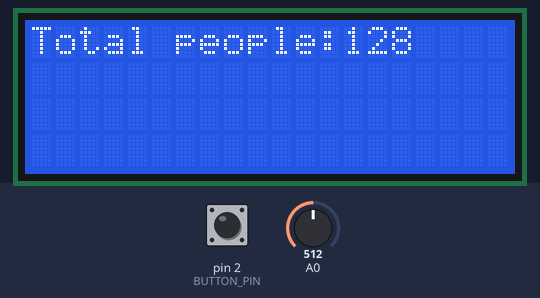
This sketch was run on a simulated Arduino Uno, built with avr-gcc and run on an emulated ATmega328P. On the bench: 20×4 character LCD. The test bench sets the inputs (shaded band); at power-on: pin 2 (BUTTON_PIN) HIGH, A0 = 512.

Above: at 1.2 s.
1.3 s: pin 2 (BUTTON_PIN) pulled LOW for 0.15 s
At 2.8 s:
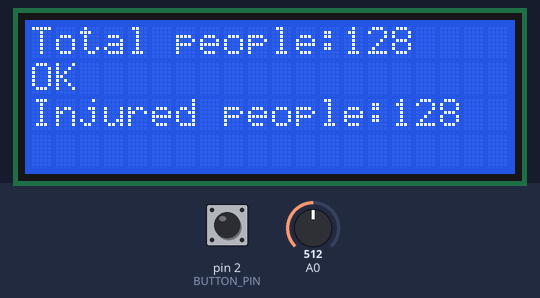
3.2 s: pin 2 (BUTTON_PIN) pulled LOW for 1 s
At 4.8 s:
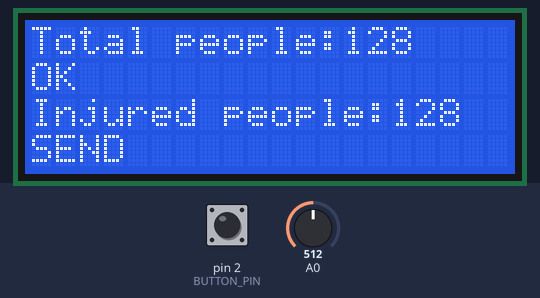
5.8 s: A0 set to 716
At 7.2 s:
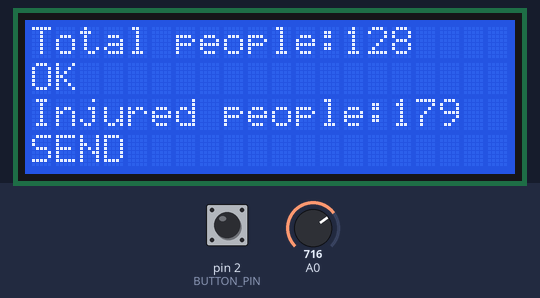
7.6 s: A0 set to 900
At 8.6 s:
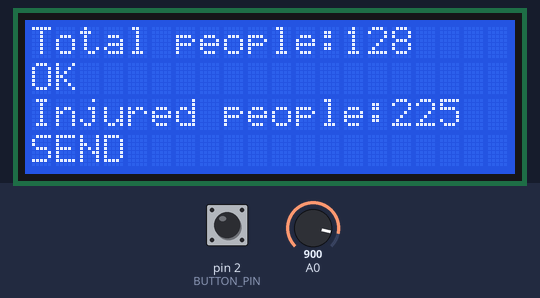
9.4 s: A0 set to 1023
At 11.1 s:
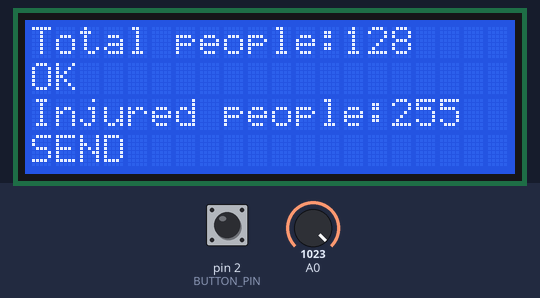
Timing chart, 0 to 12.2 s (numbered marks = the images above; inputs shaded):
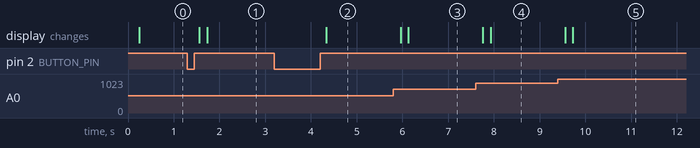

Measured:
- after the input at 1.3 s, the display: first changes after 0.26 s (image 1 shows a later state)
- after the input at 3.2 s, the display: changes after 1.1 s (image 2)
- after the input at 5.8 s, the display: first changes after 0.16 s (image 3 shows a later state)
- after the input at 7.6 s, the display: first changes after 0.16 s (image 4 shows a later state)
- after the input at 9.4 s, the display: first changes after 0.16 s (image 5 shows a later state)

The sketch:

Arduino_LCD-Pot-Serial.ino
```cpp
#define BUTTON_PIN 2

#include <Pushbutton.h>
#include <SoftwareSerial.h>
#include <Wire.h>
#include <LiquidCrystal_I2C.h>

int memory1=0;
int memory2=0;
int counter=0;

LiquidCrystal_I2C lcd(0x3F,20,4);  // set the LCD address to 0x27 for a 16 chars and 2 line display
Pushbutton button(BUTTON_PIN);
SoftwareSerial mySerial(11, 10); // RX, TX

void setup()
{
  lcd.init(); // initialize the lcd
  lcd.backlight();
  lcd.setCursor(0,0);
  lcd.print("Total people:");
  mySerial.begin(9600);
}


void loop()
{
  if (button.getSingleDebouncedRelease())
    {
      if(counter==0)
      {
        lcd.setCursor(0,1);
        lcd.print("OK");
        lcd.setCursor(0,2);
        lcd.print("Injured people:");
        counter++;
      }
      else if(counter==1)
      {
        lcd.setCursor(0,3);
        lcd.print("SEND");
        String smemory1=String(memory1);
        String smemory2=String(memory2);
        if(memory1<100)
        {
          smemory1="0"+smemory1;
        }
        if(memory1<10)
        {
          smemory1="0"+smemory1;
        }
        if(memory2<100)
        {
          smemory2="0"+smemory2;
        }
        if(memory2<10)
        {
          smemory2="0"+smemory2;
        }
        mySerial.print(smemory1+smemory2);
      }
    }
  if(counter==0)
  {
    int value1=0;
  for(int i=0;i<16;i++)
  {
    value1+=(analogRead(A0));
    delay(10);
  }
  value1=value1>>6;
  if(value1!=memory1)
  {
  lcd.setCursor(13,0);
  lcd.print("        ");
  lcd.setCursor(13,0);
  lcd.print(value1);
  }
  else
  {
    //Nothing
  }
  memory1=value1;
  }
  else if(counter==1)
  {
    int value2=0;
  for(int i=0;i<16;i++)
  {
    value2+=(analogRead(A0));
    delay(10);
  }
  value2=value2>>6;
  if(value2!=memory2)
  {
  lcd.setCursor(15,2);
  lcd.print("     ");
  lcd.setCursor(15,2);
  lcd.print(value2);
  }
  else
  {
    //Nothing
  }
  memory2=value2;
  }


}
```
